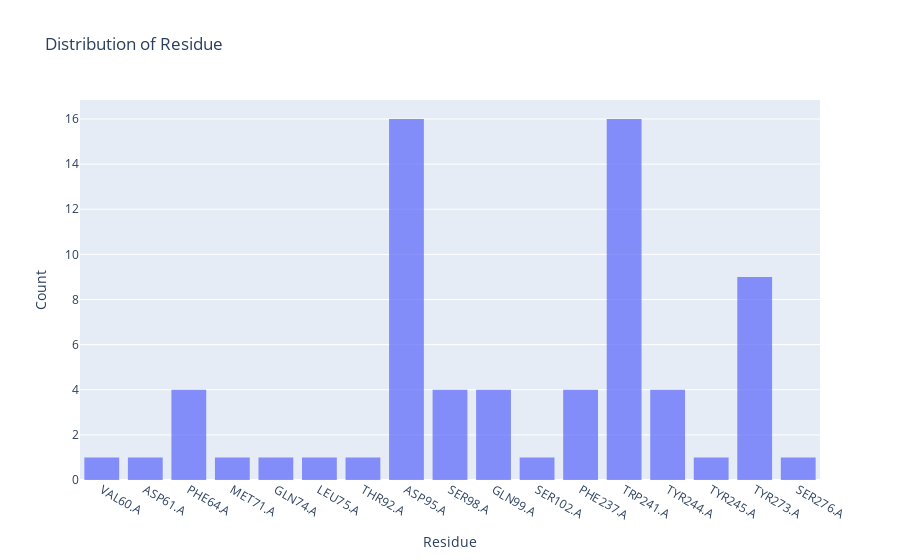
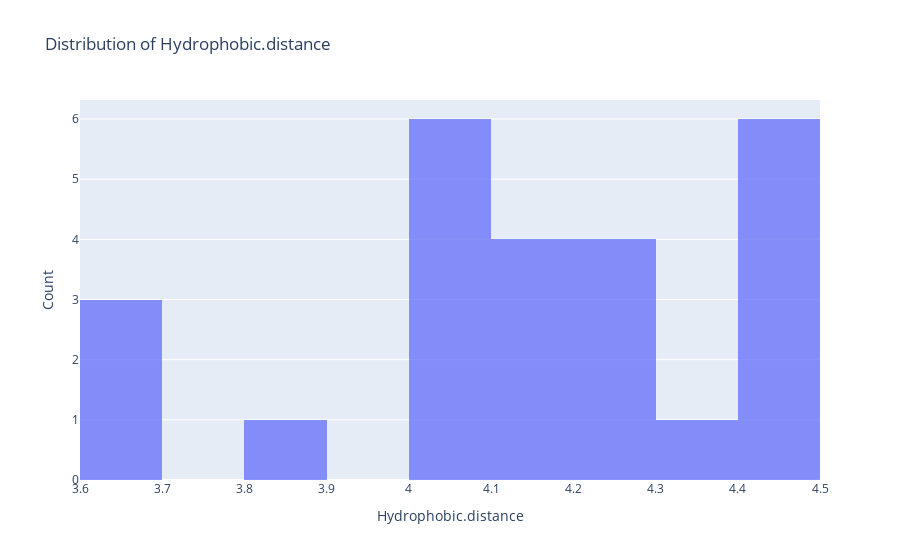

Source (notebook cell) for these figures, in order:
### Markdown cell above
### Viewing distribution for 1 pdb file (tmp_0.pdb)

### Code cell
def plot_distributions(df, pdb_files, columns):
    @interact(column=columns)
    def make_plot(column):
        fig = go.Figure()
        
        for pdb_file in pdb_files:
            filtered_df = df[df['PDB_File'] == pdb_file]
            fig.add_trace(go.Histogram(
                x=filtered_df[column],
                name=pdb_file,
                opacity=0.75
            ))
        
        fig.update_layout(
            title=f'Distribution of {column}',
            xaxis_title=column,
            yaxis_title='Count',
            barmode='overlay'
        )
        
        fig.show()

# Columns to choose from
columns = final_results_df.columns.tolist()
columns.remove('PDB_File')

# Testing distribution for 1 pdb file
pdb_files = [0]

# Plot
plot_distributions(final_results_df, pdb_files, columns)

### Figure 1 — Plotly figure (JSON) as saved in the notebook; plotly's stock layout.template omitted (floating-point values rounded to 4 significant figures)
{"data": [{"name": "0", "opacity": 0.75, "type": "histogram", "x": ["VAL60.A", "ASP61.A", "PHE64.A", "PHE64.A", "PHE64.A", "PHE64.A", "MET71.A", "GLN74.A", "LEU75.A", "THR92.A", "ASP95.A", "ASP95.A", "ASP95.A", "ASP95.A", "ASP95.A", "ASP95.A", "ASP95.A", "ASP95.A", "ASP95.A", "ASP95.A", "ASP95.A", "ASP95.A", "ASP95.A", "ASP95.A", "ASP95.A", "ASP95.A", "SER98.A", "SER98.A", "SER98.A", "SER98.A", "GLN99.A", "GLN99.A", "GLN99.A", "GLN99.A", "SER102.A", "PHE237.A", "PHE237.A", "PHE237.A", "PHE237.A", "TRP241.A", "TRP241.A", "TRP241.A", "TRP241.A", "TRP241.A", "TRP241.A", "TRP241.A", "TRP241.A", "TRP241.A", "TRP241.A", "TRP241.A", "TRP241.A", "TRP241.A", "TRP241.A", "TRP241.A", "TRP241.A", "TYR244.A", "TYR244.A", "TYR244.A", "TYR244.A", "TYR245.A", "TYR273.A", "TYR273.A", "TYR273.A", "TYR273.A", "TYR273.A", "TYR273.A", "TYR273.A", "TYR273.A", "TYR273.A", "SER276.A"]}], "layout": {"barmode": "overlay", "title": {"text": "Distribution of Residue"}, "xaxis": {"title": {"text": "Residue"}}, "yaxis": {"title": {"text": "Count"}}}}

### Figure 2 — Plotly figure (JSON) as saved in the notebook; plotly's stock layout.template omitted (floating-point values rounded to 4 significant figures)
{"data": [{"name": "0", "opacity": 0.75, "type": "histogram", "x": [4.476, null, 4.006, null, 4.006, null, 4.233, 4.269, 4.473, 4.378, 4.499, null, null, null, 4.499, null, null, null, 4.499, null, null, null, 4.499, null, null, null, null, null, null, null, 4.19, null, 4.19, null, null, 4.259, null, 4.259, null, 4.016, null, null, null, 4.016, null, null, null, 4.016, null, null, null, 4.016, null, null, null, 4.112, null, 4.112, null, 3.87, 3.691, null, null, 3.691, null, null, 3.691, null, null, null]}], "layout": {"barmode": "overlay", "title": {"text": "Distribution of Hydrophobic.distance"}, "xaxis": {"title": {"text": "Hydrophobic.distance"}}, "yaxis": {"title": {"text": "Count"}}}}
